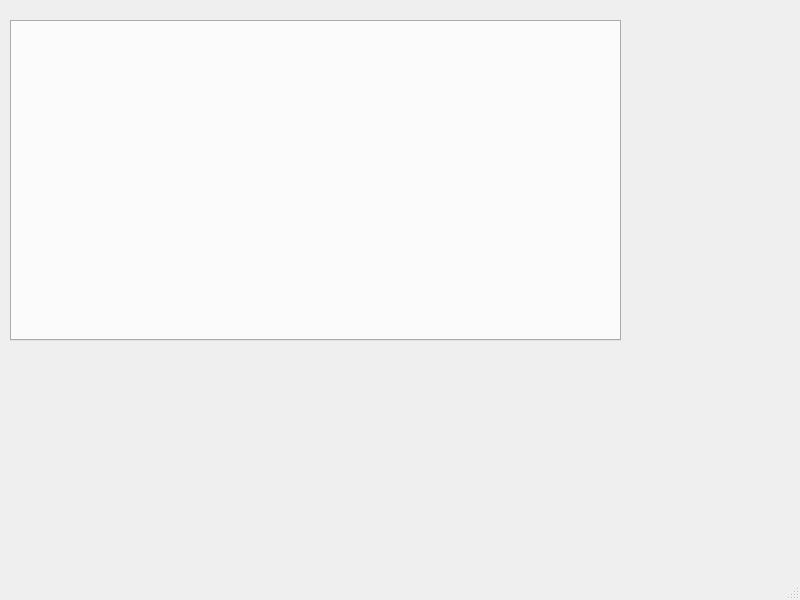
<?xml version="1.0" encoding="UTF-8"?>
<ui version="4.0">
 <class>MainWindow</class>
 <widget class="QMainWindow" name="MainWindow">
  <property name="geometry">
   <rect>
    <x>0</x>
    <y>0</y>
    <width>800</width>
    <height>600</height>
   </rect>
  </property>
  <property name="sizePolicy">
   <sizepolicy hsizetype="Expanding" vsizetype="Expanding">
    <horstretch>0</horstretch>
    <verstretch>0</verstretch>
   </sizepolicy>
  </property>
  <property name="windowTitle">
   <string>MainWindow</string>
  </property>
  <widget class="QWidget" name="centralwidget">
   <widget class="QTabWidget" name="tabWidget">
    <property name="geometry">
     <rect>
      <x>10</x>
      <y>20</y>
      <width>611</width>
      <height>321</height>
     </rect>
    </property>
    <property name="currentIndex">
     <number>-1</number>
    </property>
   </widget>
  </widget>
  <widget class="QMenuBar" name="menubar">
   <property name="geometry">
    <rect>
     <x>0</x>
     <y>0</y>
     <width>800</width>
     <height>21</height>
    </rect>
   </property>
  </widget>
  <widget class="QStatusBar" name="statusbar"/>
 </widget>
 <resources/>
 <connections/>
</ui>
